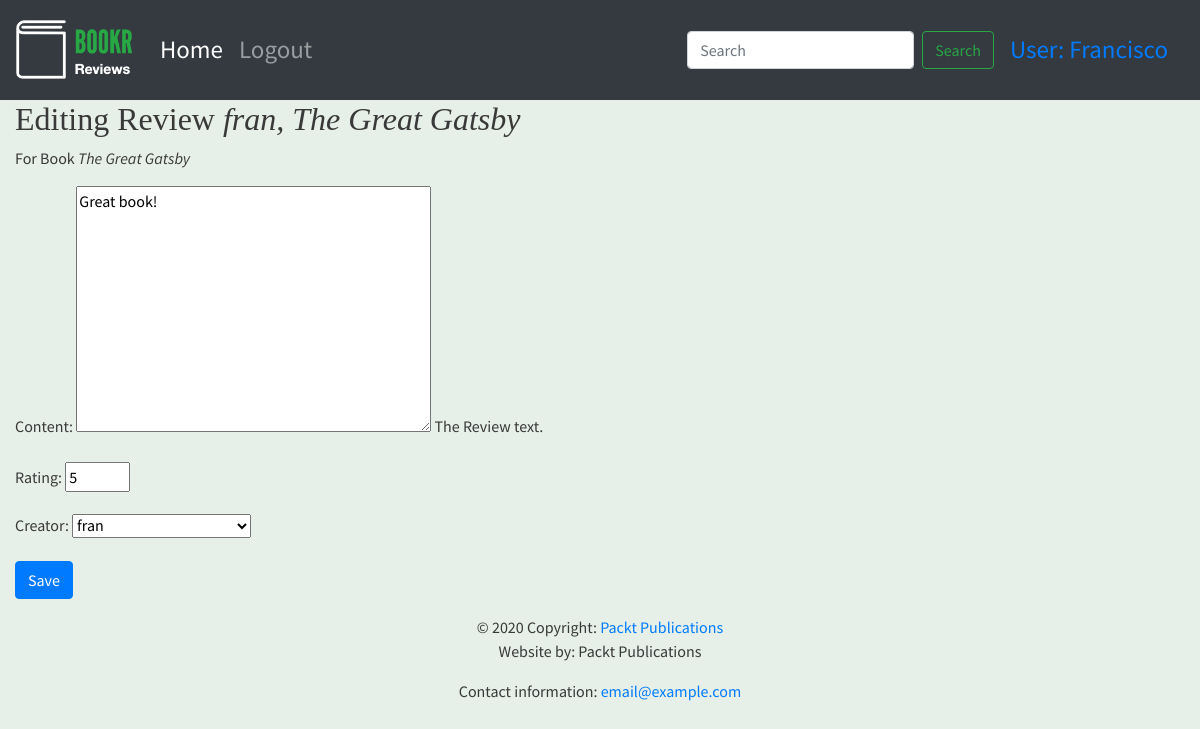
/books/11/reviews/3 (signed in), run on the app's committed database.
### reviews/models.py (models this page shows, shortened)
class Review(models.Model):
    content = models.TextField(help_text="The Review text.")
    rating = models.IntegerField(help_text="The rating the reviewer has given.")
    date_created = models.DateTimeField(auto_now_add=True, help_text="The date and the time the review was created.")
    date_edited=models.DateTimeField(auto_now_add=True, help_text="The date and the time the review was last edited")
    creator = models.ForeignKey(auth.get_user_model(), on_delete=models.CASCADE)
    book = models.ForeignKey(Book, on_delete=models.CASCADE, help_text="The Book that this review is for.")
    def __str__(self):
        return f"{self.creator.username}, {self.book.title}"

class Book(models.Model):
    title = models.CharField(max_length=70, help_text="The title of the book.")
    publication_date = models.DateField(verbose_name="Date the book was published.")
    isbn = models.CharField(max_length=20, verbose_name="ISBN umber of the book.")
    publisher = models.ForeignKey(Publisher, on_delete=models.CASCADE)
    contributors = models.ManyToManyField('Contributor', through="BookContributor")
    cover = models.ImageField(upload_to="book_covers/", null=True, blank=True)
    sample = models.FileField(upload_to="book_samples/", null=True, blank=True)

### reviews/views.py (the view)
# urls.py: path('books/<int:book_pk>/reviews/<int:review_pk>', views.review_edit, name='review_edit'),
@login_required
def review_edit(request, book_pk, review_pk=None):
    book = get_object_or_404(Book, pk=book_pk)
    if review_pk is not None:
        review = get_object_or_404(Review, book_id=book_pk, pk=review_pk)
        user = request.user   # Logic to the view that requires that the user be either a staff user or the owner of the review.
        if not user.is_staff and review.creator.id != user.id:
            raise PermissionDenied
    else:
        review = None
    if request.method == "POST":
        form = ReviewForm(request.POST, instance=review)
        if form.is_valid():
            updated_review = form.save(commit=False)
            updated_review.book = book
        if review_pk is None:
            messages.success(request, f"Review for {book.title} was created.")
        else:
            updated_review.date_edited = timezone.now()
            messages.success(request, f"Review for {book.title} was updated.")
            updated_review.save()
        return redirect('book_details', book.pk)
    else:
        form = ReviewForm(instance=review)
    return render(request, "reviews/instance-form.html", {"form": form, "instance": review, "model_type": "Review", "related_model_type": "Book", "related_instance": book})

### reviews/forms.py
class ReviewForm(forms.ModelForm):
    rating = forms.IntegerField(min_value=0, max_value=5)
    class Meta:
        model = Review
        exclude = ("book", "date_edited")

### reviews/templates/reviews/instance-form.html (shortened to what this page needs)
{% extends 'reviews/base.html' %}
{% block content %}
<h2>
    {% if instance %}
        Editing {{ model_type }} <em>{{ instance }}</em>
    {% else %}
        New {{ model_type }}
    {% endif %}
</h2>
{% if related_model_type and related_instance %}
<p>For {{ related_model_type }} <em>{{ related_instance.title }}</em></p>
{% endif %}
    <form method="post" {% if is_file_upload %}enctype="multipart/form-data"{% endif %}>
        {{ form.as_p }}
        <button type="submit" class="btn btn-primary">
            {% if instance %}Save{% else %}Create{% endif %}
        </button>
    </form>
{% endblock %}

### templates/base.html (shortened to what this page needs)
<!doctype html>
{% load static %}
<html lang="en">
  <head>
    <link rel="stylesheet" href="https://stackpath.bootstrapcdn.com/bootstrap/4.4.1/css/bootstrap.min.css">
    <link rel="stylesheet" href="https://cdnjs.cloudflare.com/ajax/libs/font-awesome/4.7.0/css/font-awesome.min.css">
    <link rel="stylesheet" href="{% static 'main.css' %}"/>
  </head>
  <body>
        <nav class="navbar navbar-expand-sm navbar-dark bg-dark sticky-top">
          <a class="navbar-brand" href="/">{% block brand %}<img src="{% static 'logo.png' %}">{% endblock %}</a>
          <div class="collapse navbar-collapse" id="navbarSupportedContent">
            <ul class="navbar-nav mr-auto">
              <li class="nav-item active">
                <a class="nav-link" href="/books/">Home <span class="sr-only">(current)</span></a>
              </li>
              {% if user.is_authenticated %}
                <li class="nav-item">
                  <a class="nav-link" href="/accounts/logout">Logout</a>
                </li>
                {% else %}
                <li class="nav-item">
                  <a class="nav-link" href="/accounts/login">Login</a>
                </li>
              {% endif %}
            </ul>
            <form action="{% url 'book-search' %}" class="form-inline my-2 my-lg-0">
              <input class="form-control mr-sm-2" type="search" placeholder="Search" aria-label="Search" name="search" value="{{ search_text }}" minlength="3">
              <button class="btn btn-outline-success my-2 my-sm-0" type="submit">Search</button>
              {% if user.is_authenticated %}
              <a class="nav-link" href="/accounts/profile/">User: {{ user.first_name }}</a>
              {% endif %}
            </form>
          </div>
        </nav>
        <div class="container-fluid">
        {% block content %}{% endblock %}
        </div>
  <footer class="page-footer font-small blue">
    <div class="footer-copyright text-center py-3">© 2020 Copyright:
      <a href="https://www.packtpub.com"> Packt Publications</a>
      <p>Website by: Packt Publications</p>
      <p>Contact information: <a href="mailto:email@example.com">email@example.com</a></p>
    </div>
  </footer>
  </body>
</html>

### static/main.css (style rules this page uses)
.navbar { min-height: 100px; font-size: 25px; }
.navbar-brand { font-size: 25px; }
body { font-family: 'Source Sans Pro', sans-serif; background-color: #e6efe8; color: #393939; }
h1, h2, h3, h4, h5, h6 { font-family: 'Libre Baskerville', serif; }

### data on the page
Review: creator+book "fran, The Great Gatsby", content "Great book!", rating "5", creator "fran"
Book: title "The Great Gatsby"

### other printed values
{{ user.first_name }} "Francisco"
{{ model_type }} "Review"
{{ related_model_type }} "Book"
